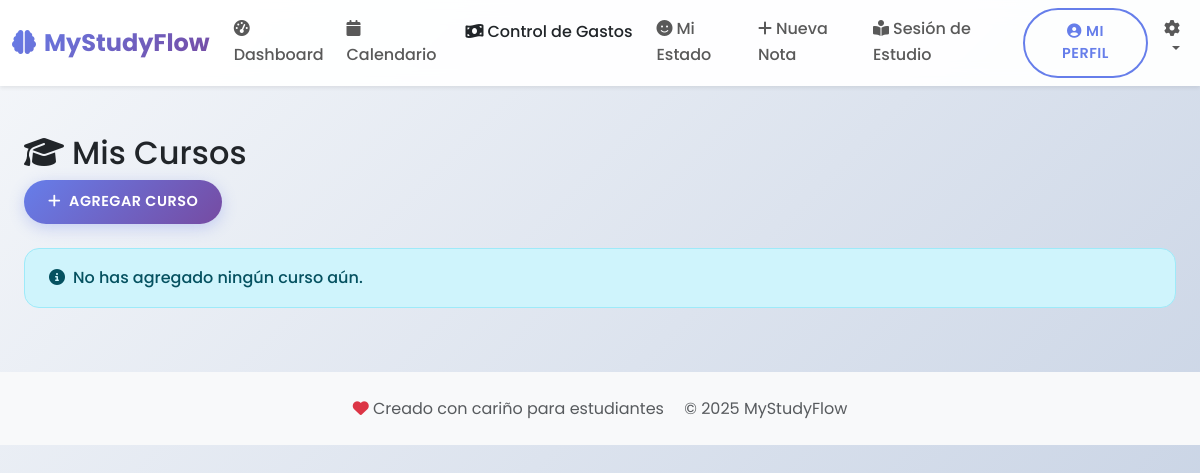
The app's page /cursos/ (signed in), older data.
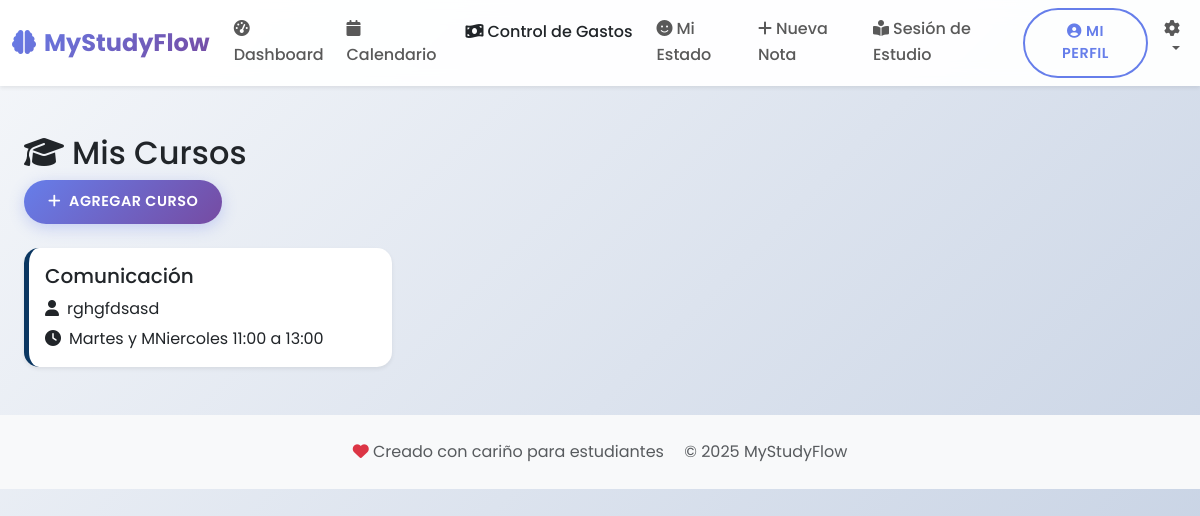
The same page, newer data.
### studyflow/models.py (models this page shows, shortened)
class Curso(models.Model):
    usuario = models.ForeignKey(User, on_delete=models.CASCADE)
    nombre = models.CharField(max_length=100)
    profesor = models.CharField(max_length=100, blank=True)
    horario = models.CharField(max_length=200, blank=True, help_text="Ejemplo: Lunes y Miércoles 10:00-12:00")
    color = models.CharField(max_length=20, default='#3788d8')

### studyflow/views.py (the view, shortened to what this page needs)
# urls.py: path('cursos/', views.lista_cursos, name='lista_cursos'),
@login_required
def lista_cursos(request):
    cursos = Curso.objects.filter(usuario=request.user)
    return render(request, 'studyflow/cursos.html', {'cursos': cursos})

### studyflow/templates/studyflow/cursos.html (shortened to what this page needs)
{% extends 'base.html' %}
{% block content %}
<div class="container">
    <div class="row mb-4">
        <div class="col">
            <h2>
                <i class="fas fa-graduation-cap me-2"></i>Mis Cursos
            </h2>
            <button class="btn btn-primary" data-bs-toggle="modal" data-bs-target="#nuevoCursoModal">
                <i class="fas fa-plus me-2"></i>Agregar Curso
            </button>
        </div>
    </div>
    <div class="row g-4">
        {% for curso in cursos %}
        <div class="col-md-4">
            <div class="card h-100 shadow-sm" style="border-left: 5px solid {{ curso.color }}">
                <div class="card-body">
                    <h5 class="card-title">{{ curso.nombre }}</h5>
                    {% if curso.profesor %}
                    <p class="mb-1">
                        <i class="fas fa-user me-2"></i>{{ curso.profesor }}
                    </p>
                    {% endif %}
                    {% if curso.horario %}
                    <p class="mb-0">
                        <i class="fas fa-clock me-2"></i>{{ curso.horario }}
                    </p>
                    {% endif %}
                </div>
            </div>
        </div>
        {% empty %}
        <div class="col">
            <div class="alert alert-info">
                <i class="fas fa-info-circle me-2"></i>No has agregado ningún curso aún.
            </div>
        </div>
        {% endfor %}
    </div>
</div>
{% endblock %}

Row changes from the older to the newer data that the page shows:
added Curso: nombre "Comunicación", profesor "rghgfdsasd", horario "Martes y MNiercoles 11:00 a 13:00"
Text that changed along with them:
text no longer shown: "No has agregado ningún curso aún."
